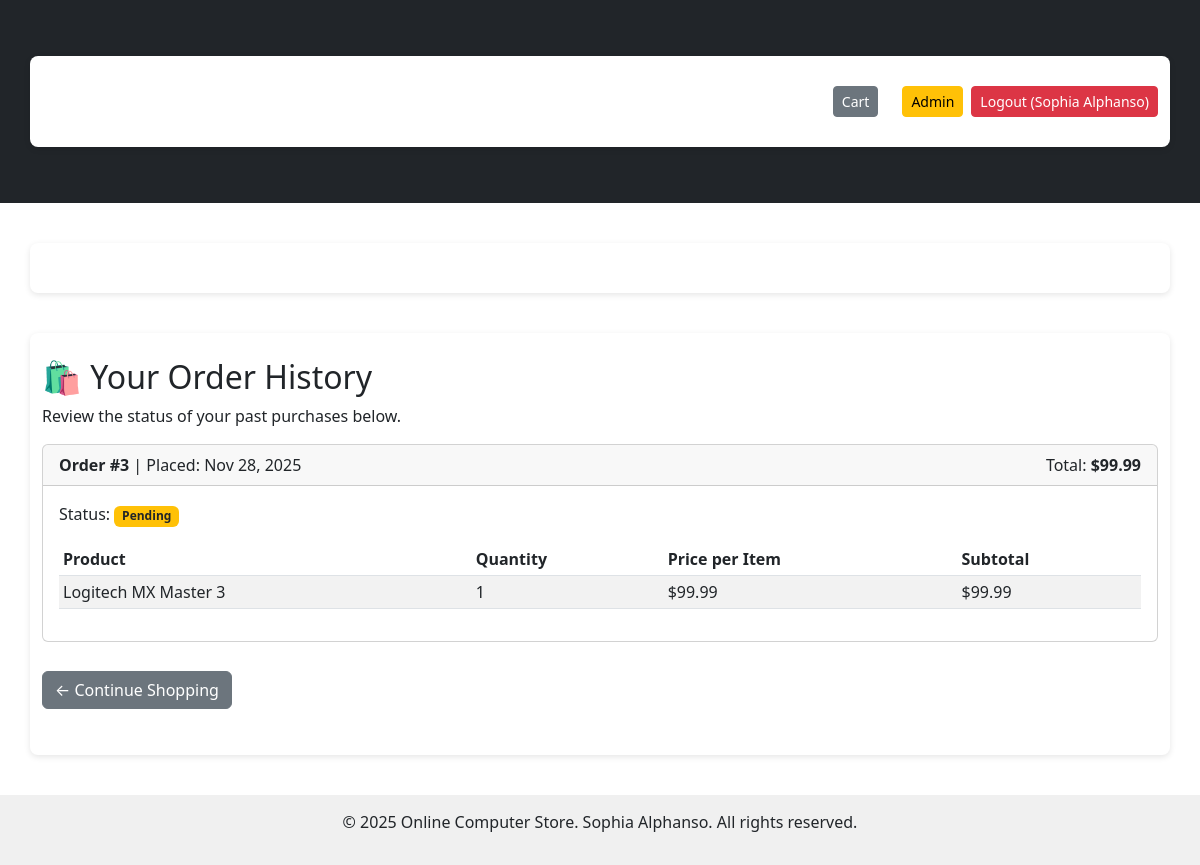
The page /user_orders.php (signed in) on the database its author committed.
### tables this page shows
CREATE TABLE `orders` (
  `id` int NOT NULL,
  `user_id` int DEFAULT NULL,
  `total_price` decimal(10,2) DEFAULT NULL,
  `order_date` datetime DEFAULT NULL,
  `status` varchar(20) NOT NULL DEFAULT 'Pending'
);

CREATE TABLE `order_details` (
  `id` int UNSIGNED NOT NULL,
  `order_id` int NOT NULL,
  `product_id` int NOT NULL,
  `quantity` int NOT NULL,
  `price` decimal(10,2) NOT NULL
);

CREATE TABLE `products` (
  `id` int NOT NULL,
  `name` varchar(200) DEFAULT NULL,
  `description` text,
  `price` decimal(10,2) DEFAULT NULL,
  `image` varchar(255) NOT NULL,
  `image_url` varchar(255) DEFAULT NULL,
  `category` varchar(50) DEFAULT NULL,
  `stock` int DEFAULT '0'
);

### user_orders.php (the view, shortened to what this page needs)
<?php
$pdo = db();
include "inc/header.php";
$user_id = $_SESSION['user_id'];
$sql_orders = "
    SELECT id, total_price, order_date, status
    FROM orders
    WHERE user_id = ?
    ORDER BY order_date DESC
";
$stmt_orders = $pdo->prepare($sql_orders);
$stmt_orders->execute([$user_id]);
$orders = $stmt_orders->fetchAll(PDO::FETCH_ASSOC);
?>
<div class="container">
    <h2>🛍️ Your Order History</h2>
    <?php if (count($orders) == 0): ?>
        <div class="alert alert-info" role="alert">
            You have not placed any orders yet.
            <a href="index.php">Start shopping now!</a>
        </div>
    <?php else: ?>
        <p>Review the status of your past purchases below.</p>
        <?php foreach ($orders as $order): ?>
            <div class="card mb-4">
                <div class="card-header d-flex justify-content-between align-items-center">
                    <div>
                        <strong>Order #<?= $order['id'] ?></strong> |
                        Placed: <?= date("M d, Y", strtotime($order['order_date'])) ?>
                    </div>
                    <div>
                        Total: <strong>$<?= number_format($order['total_price'], 2) ?></strong>
                    </div>
                </div>
                <div class="card-body">
                    <div class="mb-3">
                        Status:
                        <span class="badge
                            <?php
                                if ($order['status'] == 'Completed') echo 'bg-success';
                                elseif ($order['status'] == 'Cancelled') echo 'bg-danger';
                                else echo 'bg-warning text-dark';
                            ?>">
                            <?= htmlspecialchars($order['status']) ?>
                        </span>
                    </div>
                    <table class="table table-sm table-striped">
                        <thead>
                            <tr>
                                <th>Product</th>
                                <th>Quantity</th>
                                <th>Price per Item</th>
                                <th>Subtotal</th>
                            </tr>
                        </thead>
                        <tbody>
                            <?php
                            $details_sql = "
                                SELECT od.quantity, od.price, p.name
                                FROM order_details od
                                JOIN products p ON od.product_id = p.id
                                WHERE od.order_id = ?
                            ";
                            $details_stmt = $pdo->prepare($details_sql);
                            $details_stmt->execute([$order['id']]);
                            $details = $details_stmt->fetchAll(PDO::FETCH_ASSOC);
                            foreach ($details as $item):
                            ?>
                                <tr>
                                    <td><?= htmlspecialchars($item['name']) ?></td>
                                    <td><?= $item['quantity'] ?></td>
                                    <td>$<?= number_format($item['price'], 2) ?></td>
                                    <td>$<?= number_format($item['price'] * $item['quantity'], 2) ?></td>
                                </tr>
                            <?php endforeach; ?>
                        </tbody>
                    </table>
                </div>
            </div>
        <?php endforeach; ?>
    <?php endif; ?>
    <p><a href="index.php" class="btn btn-secondary">← Continue Shopping</a></p>
</div>
<?php include "inc/footer.php"; ?>

### assets/css/styles.css (style rules this page uses)
body { font-family: Arial, sans-serif; margin: 0; padding: 0; background: #f5f6fa; color: #333; }
.container, .form-container { width: 80%; max-width: 900px; margin: 40px auto; background: #fff; padding: 25px; border-radius: 8px; box-shadow: 0 2px 6px rgba(0,0,0,0.1); }
h1, h2, h3 { color: #333; margin-bottom: 20px; }
.btn { display: inline-block; background: #3498db; color: white; padding: 10px 16px; border-radius: 5px; text-decoration: none; transition: 0.2s ease-in-out; margin: 5px 0; }

### rows shown on the page
orders: id "3", order_date "Nov 28, 2025", total_price "99.99", status "Pending"
order_details: product.name "Logitech MX Master 3", quantity "1", price "99.99", $item['price']*$item['quantity'] "99.99"

### other values the page prints
$_SESSION['user_name'] "Sophia Alphanso"
